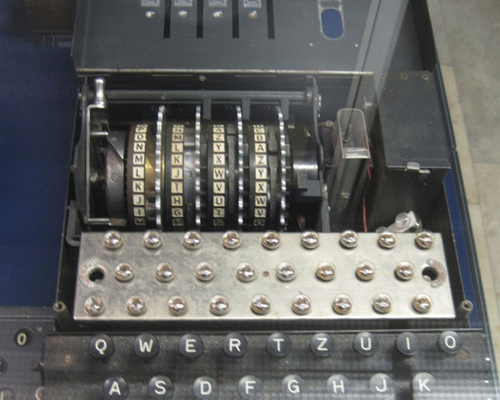
#> input picture langs/python/forensicpy/secret.png, 500 x 400 px
$ python stego_pic.py
#> lines starting #> are read from the running program, lines starting #| are printed output that depends on the picture; after the words box and inside, x2 and y2 are one past the last pixel; in counts of white or black regions, pixels touching at a corner belong together
#!/usr/bin/env python
import PIL.Image

with open('secret.png', 'rb') as fp:

    img = PIL.Image.open(fp)
#> img is the input picture: PIL image 500x400 RGB; mean R, G, B 99.2, 100, 98.8

    width,height = img.size
#> width = 500; height = 400

    #print("width: {} -- height: {}".format(width,height))

    newIm = PIL.Image.new("RGB", (width,height))
#> newIm: PIL image 500x400 RGB; every value is 0

    for row in range(height):

        for col in range(width):

            fgr, fgg, fgb = img.getpixel((col,row))

            if fgr % 2 == 0:
                newIm.putpixel((col,row),(255,255,255))
            else:
                newIm.putpixel((col,row),(0,0,0))
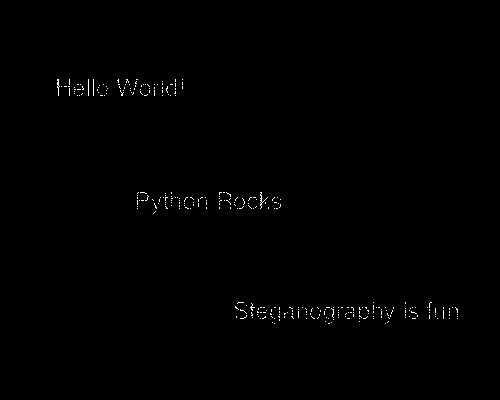
#> newIm: PIL image 500x400 RGB; 0.41% white in thin lines or dots, all inside (x1, y1, x2, y2) = (57, 79, 458, 324)

    newIm.save('out.png')
